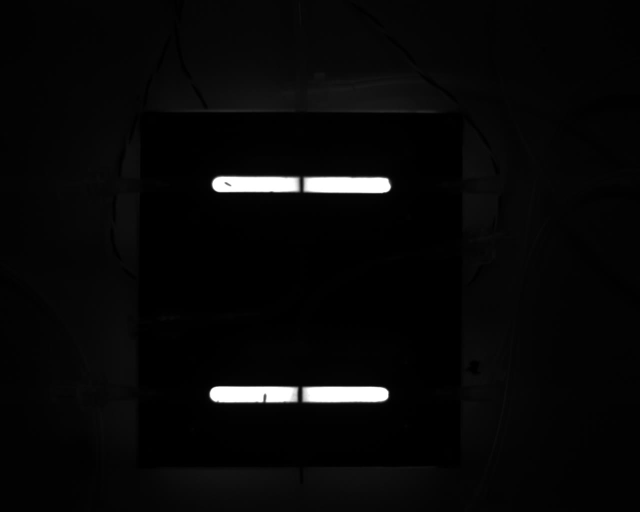
#> input picture frame 17 of Camera/outpy04.avi, 1280 x 1024 px (shown at 1/2 size)
$ python ImgProcess.py   (older library calls are emulated)
#> lines starting #> are read from the running program, lines starting #| are printed output that depends on the picture; after the words box and inside, x2 and y2 are one past the last pixel; in counts of white or black regions, pixels touching at a corner belong together
import cv2
import numpy as np
import matplotlib.pyplot as plt
import scipy

# Set up general settings
# VideoPath = '8.avi'

# # VideoPath = 0

# #k = cv2.waitKey(0) & 0xFF

# # Capture video/streams
# cap = cv2.VideoCapture(VideoPath)
# frameNo = 1
# cap.set(cv2.CAP_PROP_POS_FRAMES, frameNo)
# # cap.set(1, frameNo)
# # Read one frame
# ret, img = cap.read()
# Change to gray scale
cap = cv2.VideoCapture('outpy04.avi')
_, img = cap.read()
#> img is the input picture: shape (1024, 1280, 3); min 0, max 255, mean 8.1

img = cv2.imread('test01.jpg')
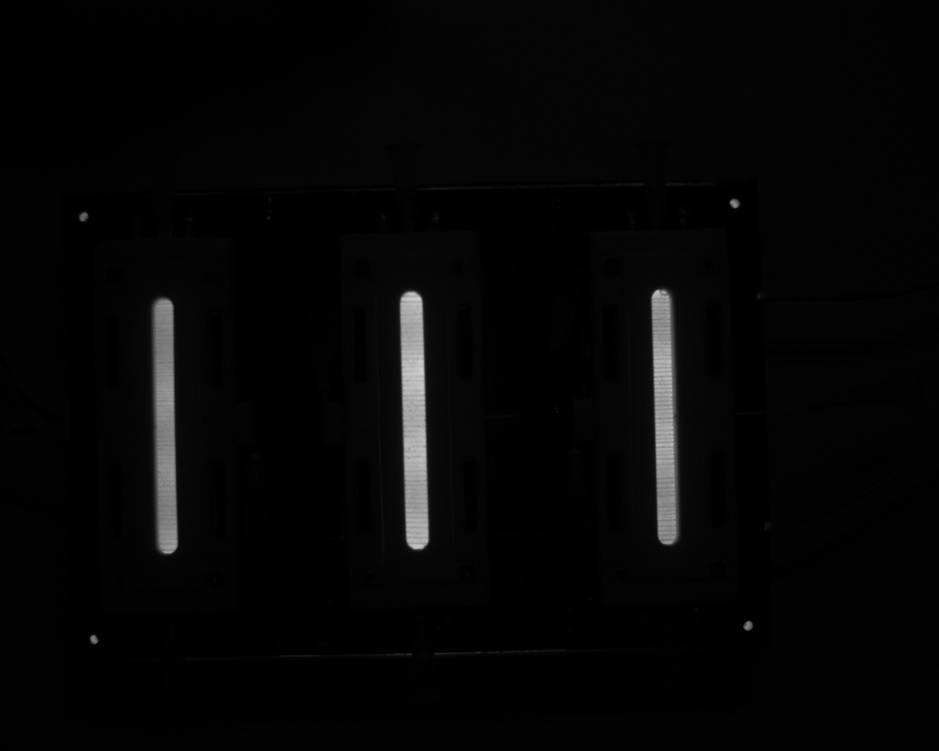
#> input picture Camera/test01.jpg, 939 x 751 px, shrunk from 1280 x 1024 before the run
#> img is the input picture: shape (751, 939, 3); min 0, max 211, mean 6.2
gray = cv2.cvtColor(img, cv2.COLOR_BGR2GRAY)
# Blur gray image based on (5,5) kernel
blur0 = cv2.medianBlur(gray, 5)
blur = cv2.GaussianBlur(gray, (5,5), 0)
# Set up threshold limits
RangeLow = 50
RangeUp = 70
RangedImg = cv2.inRange(gray, RangeLow, RangeUp)
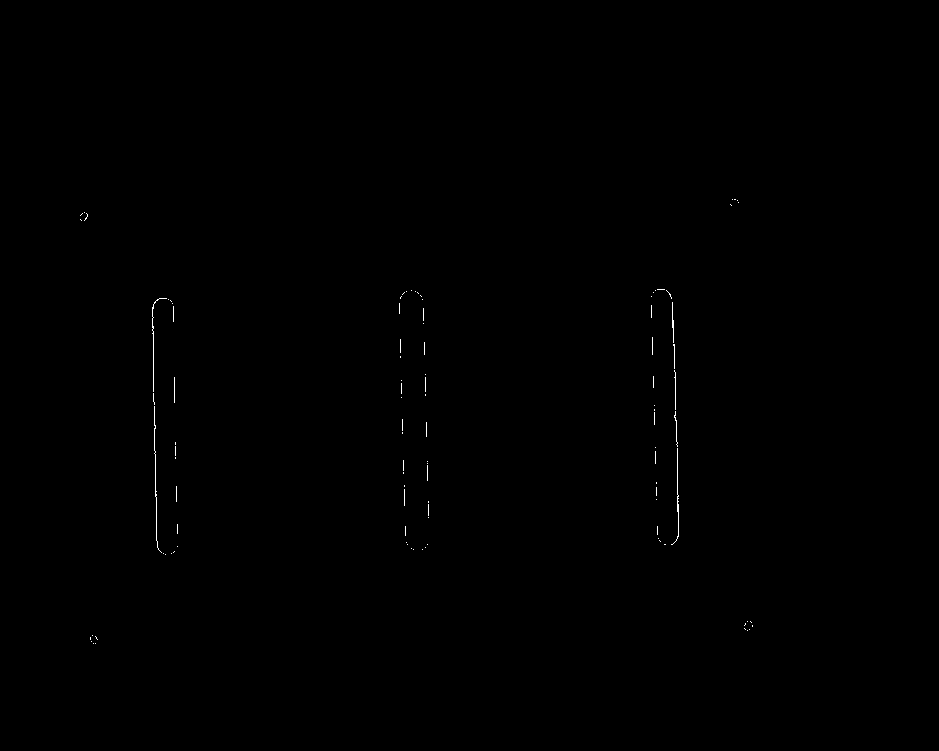
#> RangedImg: shape (751, 939); 0.14% white in thin lines or dots, all inside (x1, y1, x2, y2) = (80, 199, 753, 644)
#Different threshold methods
# Basic BINARY thresholding
ret1, thresh1 = cv2.threshold(gray, RangeLow, RangeUp, cv2.THRESH_BINARY)
#> thresh1: shape (751, 939); values 0 (black) and 70 (white), 2.5% white; 7 white regions, largest, box (x1, y1, x2, y2) and area: (399, 291, 429, 550) 6156, (651, 289, 679, 545) 5560, (152, 298, 178, 554) 5365
#> ret1 = 50
# Inverted BINARY thresholding
ret2, thresh2 = cv2.threshold(gray, RangeLow, RangeUp, cv2.THRESH_BINARY_INV)
#> ret2 = 50
# Trunck thresholding
ret3, thresh3 = cv2.threshold(gray, RangeLow, RangeUp, cv2.THRESH_TRUNC)
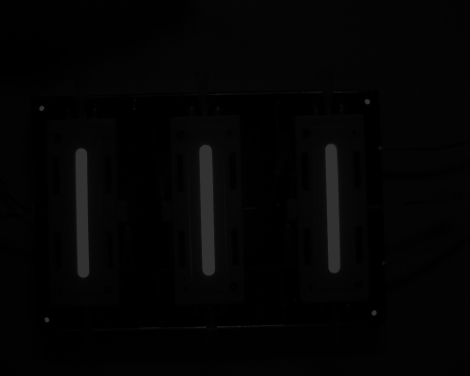
#> thresh3: shape (751, 939) (shown at 1/2 size); min 0, max 50, mean 4
#> ret3 = 50
# ToZero/ToZeroInverted thresholding
ret4, thresh4 = cv2.threshold(gray, RangeLow, RangeUp, cv2.THRESH_TOZERO)
#> ret4 = 50
ret5, thresh5 = cv2.threshold(gray, RangeLow, RangeUp, cv2.THRESH_TOZERO_INV)
#> ret5 = 50
# Adaptive thresholding MEAN_C

thresh6 = cv2.adaptiveThreshold(gray, RangeUp, cv2.ADAPTIVE_THRESH_MEAN_C, cv2.THRESH_BINARY, 15, 10)
#> thresh6: shape (751, 939); values 0 (black) and 70 (white), 98.4% white; 83 black regions (76 under 20 px), largest, box (x1, y1, x2, y2) and area: (393, 285, 436, 556) 3732, (645, 283, 685, 551) 3540, (146, 293, 184, 560) 3362

thresh7 = cv2.adaptiveThreshold(gray, RangeUp, cv2.ADAPTIVE_THRESH_GAUSSIAN_C, cv2.THRESH_BINARY, 13, 10)
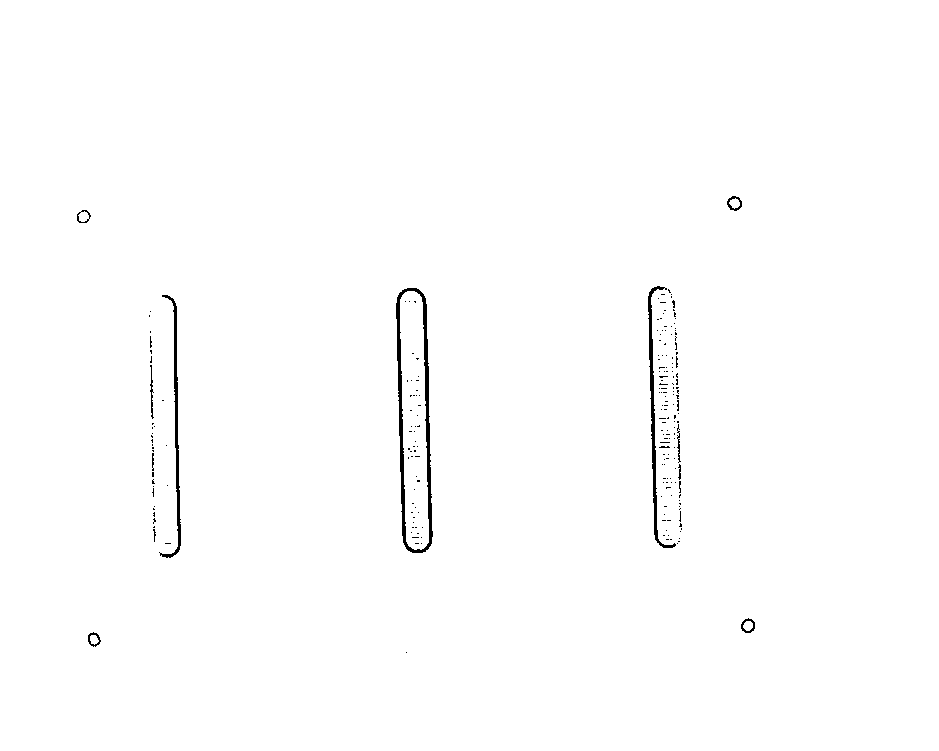
#> thresh7: shape (751, 939); values 0 (black) and 70 (white), 99.3% white; 219 black regions (208 under 20 px), largest, box (x1, y1, x2, y2) and area: (396, 288, 433, 553) 1986, (648, 286, 676, 548) 963, (159, 295, 181, 558) 872
# OTSU thresholding
ret8, thresh8 = cv2.threshold(gray, 0, 255, cv2.THRESH_BINARY+cv2.THRESH_OTSU)
#> thresh8: shape (751, 939); 2.3% white; 7 white regions, largest, box (x1, y1, x2, y2) and area: (400, 291, 429, 550) 5927, (651, 290, 678, 545) 5136, (154, 299, 178, 554) 4951
#> ret8 = 73
ret9, thresh9 = cv2.threshold(blur, 10, 255, cv2.THRESH_BINARY+cv2.THRESH_OTSU)
#> thresh9: shape (751, 939); 2.3% white; 7 white regions, largest, box (x1, y1, x2, y2) and area: (400, 291, 429, 550) 6028, (651, 289, 678, 545) 5187, (154, 299, 178, 554) 4946
#> ret9 = 72

titles = ['Original', 'Gray', 'Blur', 'Binary', 'BinaryInv', 'Trunc', 'ToZero', 'ToZeroInv', 'AdaptiveMeanC', 'AdaptiveGaussianC', 'GrayOTSU', 'BlurOTSU']
# [9 lines of commented-out code are left out]
gray1 = cv2.bitwise_and(gray, gray, mask=thresh1)
gray2 = cv2.inRange(gray1, RangeLow, RangeUp)
RangedImg1 = cv2.cvtColor(RangedImg, cv2.COLOR_GRAY2BGR)
fgbg = cv2.createBackgroundSubtractorMOG2()
fgmask = fgbg.apply(gray2)
fgmask = cv2.morphologyEx(fgmask, cv2.MORPH_OPEN, kernel=cv2.getStructuringElement(cv2.MORPH_ELLIPSE, (3,3)))


detector = cv2.SimpleBlobDetector()
keypoints = detector.detect(gray2)
#> keypoints = ()
img_with_keypoints = cv2.drawKeypoints(img, keypoints, None, (255,0,0), flags = cv2.DRAW_MATCHES_FLAGS_DRAW_RICH_KEYPOINTS)


(im, contours, hierarchy) = cv2.findContours(thresh1, cv2.RETR_TREE, cv2.CHAIN_APPROX_SIMPLE)
#> contours = 7 contours; box (x1, y1, x2, y2) and area: (399, 291, 429, 550) 5886, (651, 289, 679, 545) 5295, (152, 298, 178, 554) 5099, (730, 199, 739, 208) 52, (744, 621, 753, 630) 50, (80, 212, 88, 221) 42, (90, 635, 98, 644) 40
for c in contours:
    if cv2.contourArea(c) < 300:
        continue
    cnt0 = c
    epsilon0 = 0.5*cv2.arcLength(cnt0, True)
    approx0 = cv2.approxPolyDP(cnt0, epsilon0, True)
    cv2.drawContours(RangedImg1, [c], -1, (255,0,0),1)
    cv2.drawContours(img, [c], -1, (255,0,0), 1)
    cv2.drawContours(gray2, [c], -1, (255,0,0), -1)
#> this loop made 7 passes
#> (epsilon0, approx0) on passes 3 to 5: (274.9, [[159, 298]]), (278.9, [[406, 291]]), (273.9, [[657, 289]])
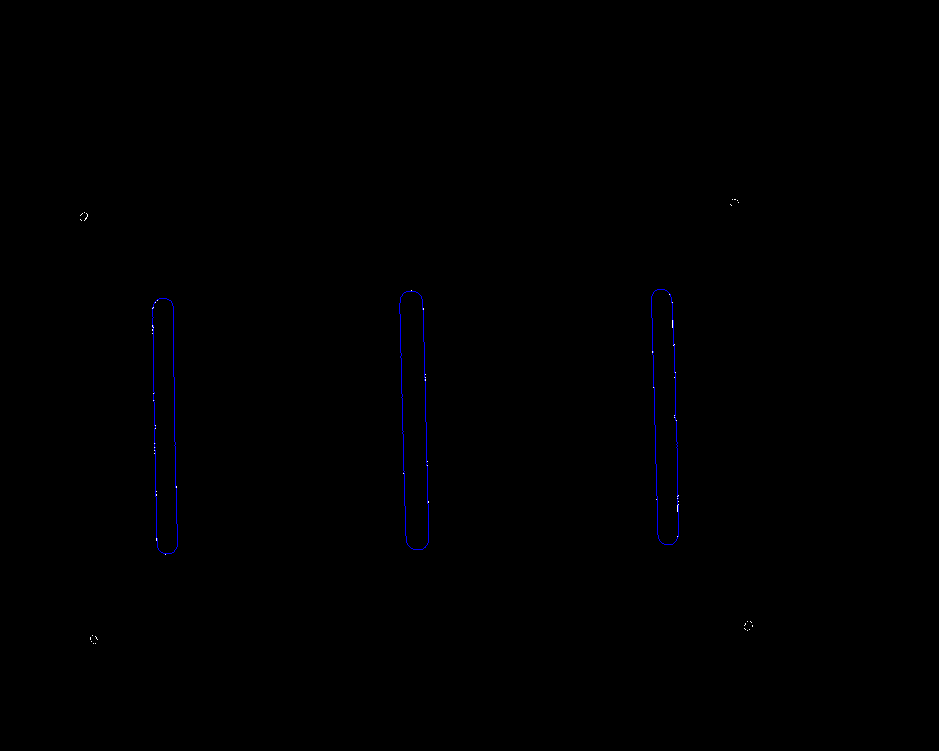
#> RangedImg1: shape (751, 939, 3); mean B, G, R 0.6, 0, 0
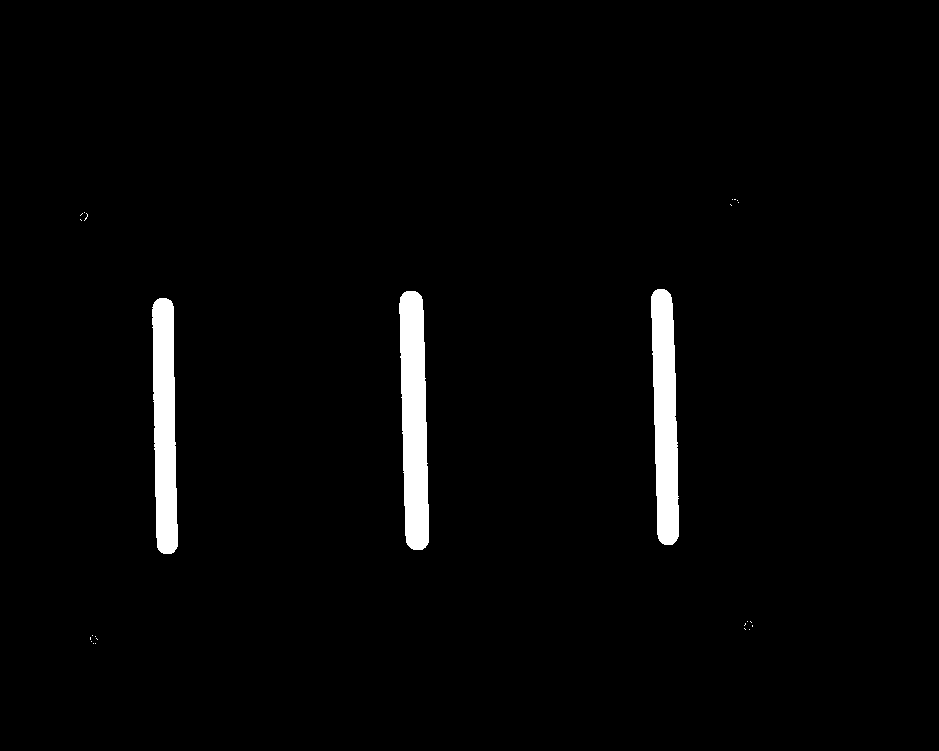
#> gray2: shape (751, 939); 2.4% white; 25 white regions (22 under 20 px), largest, box (x1, y1, x2, y2) and area: (399, 291, 429, 550) 6156, (651, 289, 679, 545) 5560, (152, 298, 178, 554) 5365
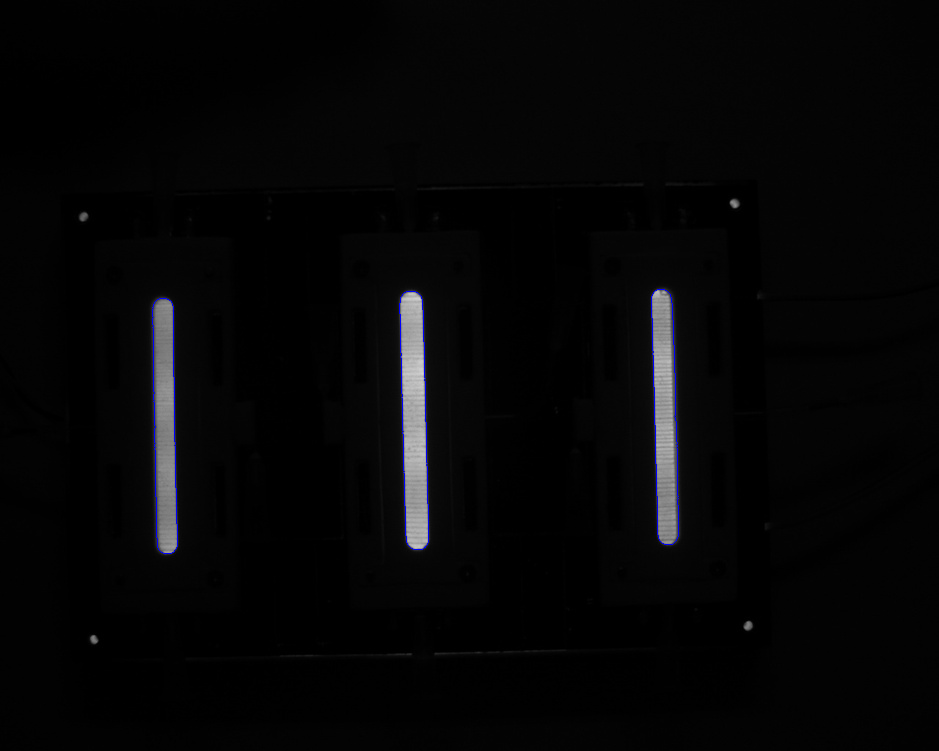
#> img: shape (751, 939, 3); 0.23% of pixels changed, all inside (x1, y1, x2, y2) = (152, 289, 679, 554)
# gray3 = gray1
# gray3[contours[0][:,0], contours[0][:,1]] = 1

(im1, contours1, hierarchy1) = cv2.findContours(RangedImg, cv2.RETR_TREE, cv2.CHAIN_APPROX_SIMPLE)
#> contours1 = 106 contours, all with area under 20
for c1 in contours1:
    if cv2.contourArea(c1) > 300 or cv2.contourArea(c1) < 20:
        continue
    cnt = c1
    epsilon = 0.005*cv2.arcLength(cnt, True)
    approx = cv2.approxPolyDP(cnt, epsilon, True)
    cv2.drawContours(img, [approx], -1, (0,0,255), 1)
    cv2.drawContours(RangedImg1, [approx], -1, (0,0,255), 1)
#> this loop made 106 passes
#> c1 on passes 1, 2, 3, 4, 6, 7, 8, 9: [[95, 643]], [[93, 643]], [[91, 641]], [[90, 637], [90, 639]], [[92, 635]], [[747, 630]], [[749, 629]], [[744, 628], [745, 629]]


plt.subplot(2, 2, 1), plt.imshow(img, 'gray')
plt.title('Original')
plt.xticks([]), plt.yticks([])
plt.subplot(2, 2, 2), plt.imshow(fgmask, 'gray')
plt.title('Gray')
plt.xticks([]), plt.yticks([])
plt.subplot(2 , 2, 3), plt.imshow(thresh1, 'gray')
plt.title('BINARY')
plt.xticks([]), plt.yticks([])
plt.subplot(2, 2, 4), plt.imshow(RangedImg1, 'gray')
plt.title('RangedImg')
plt.xticks([]), plt.yticks([])

plt.show()

# [41 lines of commented-out code are left out]

if cv2.waitKey(1) & 0xFF in [27, ord('q')]:
#> (key q is pressed here)
    cv2.destroyAllWindows()

$ run again, starting later in the video
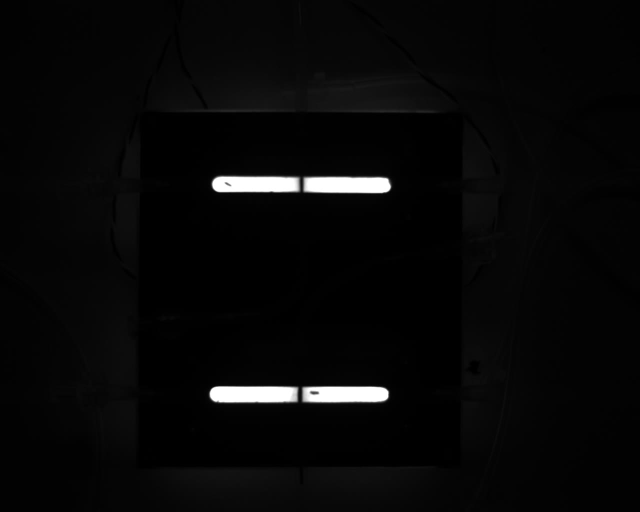
#> input picture frame 77 of Camera/outpy04.avi, 1280 x 1024 px (shown at 1/2 size)
#> img is the input picture: shape (1024, 1280, 3); min 0, max 255, mean 8.2
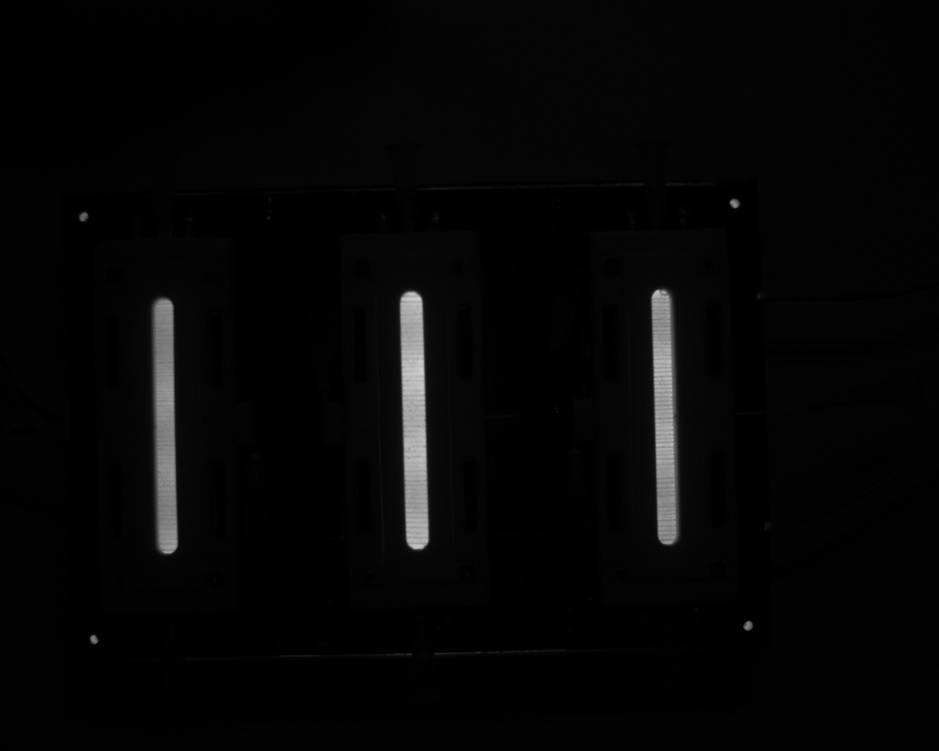
#> input picture Camera/test01.jpg, 939 x 751 px, shrunk from 1280 x 1024 before the run
#> img is the input picture: shape (751, 939, 3); min 0, max 211, mean 6.2
#> RangedImg: shape (751, 939); 0.14% white in thin lines or dots, all inside (x1, y1, x2, y2) = (80, 199, 753, 644)
#> thresh1: shape (751, 939); values 0 (black) and 70 (white), 2.5% white; 7 white regions, largest, box (x1, y1, x2, y2) and area: (399, 291, 429, 550) 6156, (651, 289, 679, 545) 5560, (152, 298, 178, 554) 5365
#> ret1 = 50
#> thresh6: shape (751, 939); values 0 (black) and 70 (white), 98.4% white; 83 black regions (76 under 20 px), largest, box (x1, y1, x2, y2) and area: (393, 285, 436, 556) 3732, (645, 283, 685, 551) 3540, (146, 293, 184, 560) 3362
#> thresh7: shape (751, 939); values 0 (black) and 70 (white), 99.3% white; 219 black regions (208 under 20 px), largest, box (x1, y1, x2, y2) and area: (396, 288, 433, 553) 1986, (648, 286, 676, 548) 963, (159, 295, 181, 558) 872
#> thresh8: shape (751, 939); 2.3% white; 7 white regions, largest, box (x1, y1, x2, y2) and area: (400, 291, 429, 550) 5927, (651, 290, 678, 545) 5136, (154, 299, 178, 554) 4951
#> ret8 = 73
#> thresh9: shape (751, 939); 2.3% white; 7 white regions, largest, box (x1, y1, x2, y2) and area: (400, 291, 429, 550) 6028, (651, 289, 678, 545) 5187, (154, 299, 178, 554) 4946
#> ret9 = 72
#> keypoints = ()
#> contours = 7 contours; box (x1, y1, x2, y2) and area: (399, 291, 429, 550) 5886, (651, 289, 679, 545) 5295, (152, 298, 178, 554) 5099, (730, 199, 739, 208) 52, (744, 621, 753, 630) 50, (80, 212, 88, 221) 42, (90, 635, 98, 644) 40
#> the loop `for c in contours:` made 7 passes
#> (epsilon0, approx0) on passes 3 to 5: (274.9, [[159, 298]]), (278.9, [[406, 291]]), (273.9, [[657, 289]])
#> contours1 = 106 contours, all with area under 20
#> the loop `for c1 in contours1:` made 106 passes
#> c1 on passes 1, 2, 3, 4, 6, 7, 8, 9: [[95, 643]], [[93, 643]], [[91, 641]], [[90, 637], [90, 639]], [[92, 635]], [[747, 630]], [[749, 629]], [[744, 628], [745, 629]]

$ run again, starting later in the video
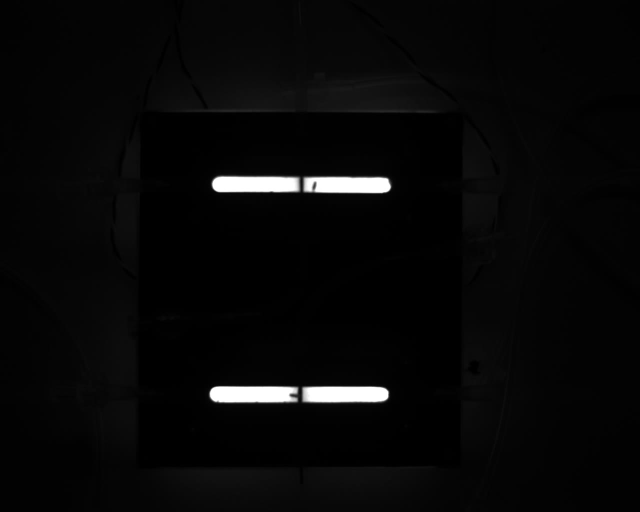
#> input picture frame 138 of Camera/outpy04.avi, 1280 x 1024 px (shown at 1/2 size)
#> img is the input picture: shape (1024, 1280, 3); min 0, max 255, mean 8.2
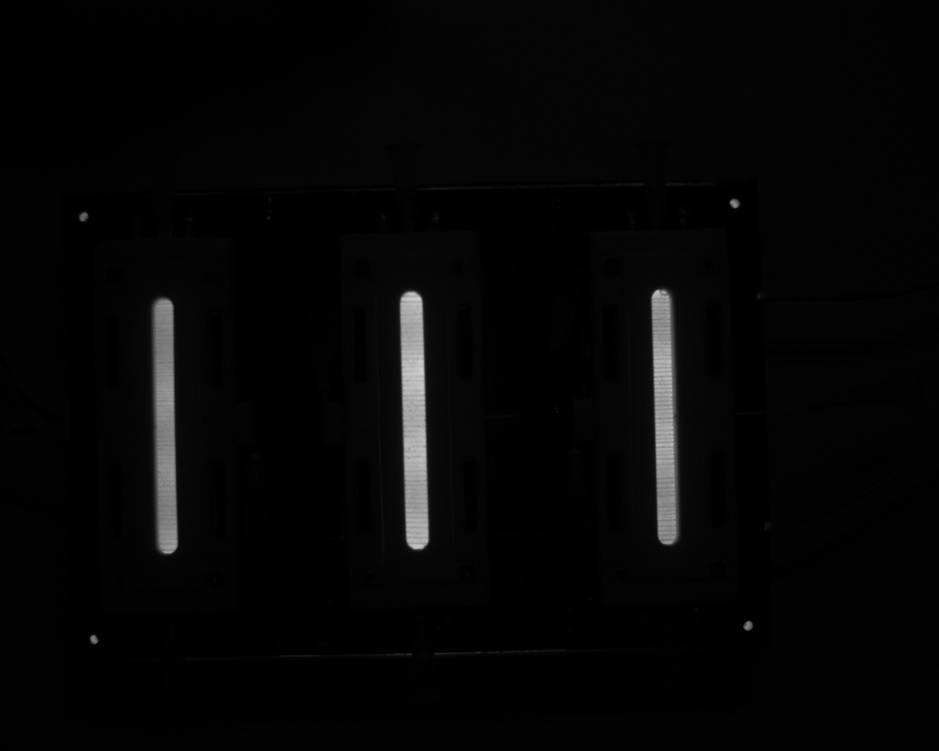
#> input picture Camera/test01.jpg, 939 x 751 px, shrunk from 1280 x 1024 before the run
#> img is the input picture: shape (751, 939, 3); min 0, max 211, mean 6.2
#> RangedImg: shape (751, 939); 0.14% white in thin lines or dots, all inside (x1, y1, x2, y2) = (80, 199, 753, 644)
#> thresh1: shape (751, 939); values 0 (black) and 70 (white), 2.5% white; 7 white regions, largest, box (x1, y1, x2, y2) and area: (399, 291, 429, 550) 6156, (651, 289, 679, 545) 5560, (152, 298, 178, 554) 5365
#> ret1 = 50
#> thresh6: shape (751, 939); values 0 (black) and 70 (white), 98.4% white; 83 black regions (76 under 20 px), largest, box (x1, y1, x2, y2) and area: (393, 285, 436, 556) 3732, (645, 283, 685, 551) 3540, (146, 293, 184, 560) 3362
#> thresh7: shape (751, 939); values 0 (black) and 70 (white), 99.3% white; 219 black regions (208 under 20 px), largest, box (x1, y1, x2, y2) and area: (396, 288, 433, 553) 1986, (648, 286, 676, 548) 963, (159, 295, 181, 558) 872
#> thresh8: shape (751, 939); 2.3% white; 7 white regions, largest, box (x1, y1, x2, y2) and area: (400, 291, 429, 550) 5927, (651, 290, 678, 545) 5136, (154, 299, 178, 554) 4951
#> ret8 = 73
#> thresh9: shape (751, 939); 2.3% white; 7 white regions, largest, box (x1, y1, x2, y2) and area: (400, 291, 429, 550) 6028, (651, 289, 678, 545) 5187, (154, 299, 178, 554) 4946
#> ret9 = 72
#> keypoints = ()
#> contours = 7 contours; box (x1, y1, x2, y2) and area: (399, 291, 429, 550) 5886, (651, 289, 679, 545) 5295, (152, 298, 178, 554) 5099, (730, 199, 739, 208) 52, (744, 621, 753, 630) 50, (80, 212, 88, 221) 42, (90, 635, 98, 644) 40
#> the loop `for c in contours:` made 7 passes
#> (epsilon0, approx0) on passes 3 to 5: (274.9, [[159, 298]]), (278.9, [[406, 291]]), (273.9, [[657, 289]])
#> contours1 = 106 contours, all with area under 20
#> the loop `for c1 in contours1:` made 106 passes
#> c1 on passes 1, 2, 3, 4, 6, 7, 8, 9: [[95, 643]], [[93, 643]], [[91, 641]], [[90, 637], [90, 639]], [[92, 635]], [[747, 630]], [[749, 629]], [[744, 628], [745, 629]]
